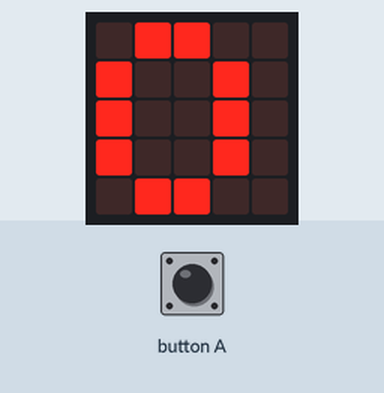
This program was run on a simulated BBC micro:bit (MakeCode). Shown: the board's 5×5 LED display.

Above: at 0.1 s.
At 0.9 s:
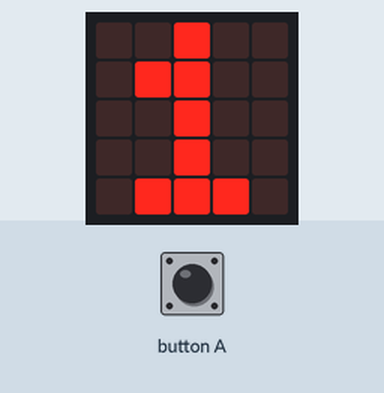
At 1.8 s:
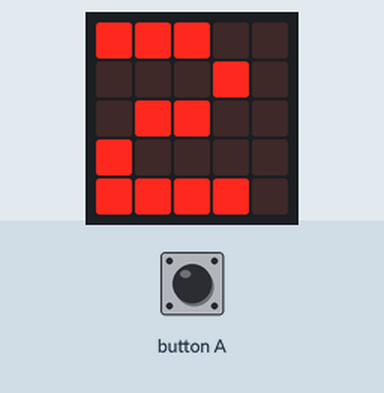

Measured:
- what the display in image 1 shows lasts 0.8 s, from 0.9 s to 1.7 s

The program:

main.ts
```typescript
input.onButtonPressed(Button.A, function () {
    Rainfall = pins.analogReadPin(AnalogPin.P1)
    microIoT.microIoT_clear()
    microIoT.microIoT_showUserText(0, "Rainfall value: " + Rainfall)
    if (Rainfall > 300) {
        microIoT.microIoT_setIndexColor(PIN.P15, 0, 4, 0x65471f)
    } else if (Rainfall > 200) {
        microIoT.microIoT_setIndexColor(PIN.P15, 0, 4, 0xff0000)
    } else if (Rainfall > 100) {
        microIoT.microIoT_setIndexColor(PIN.P15, 0, 4, 0xffff00)
    } else {
        microIoT.microIoT_ledBlank(PIN.P15)
    }
})
let Rainfall = 0
basic.showNumber(0)
Rainfall = 0
microIoT.microIoT_initDisplay()
basic.showNumber(1)
microIoT.microIoT_showUserText(0, "Ready to read rainfall value")
basic.showNumber(2)
```

test.ts
```typescript
// 在這裡測試；當此封包作為擴充功能時，將不會編譯此內容。
```
